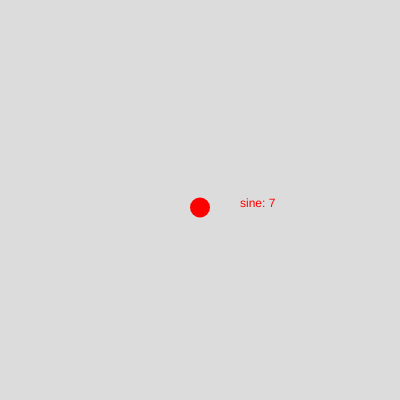
Frame 1 (no input)
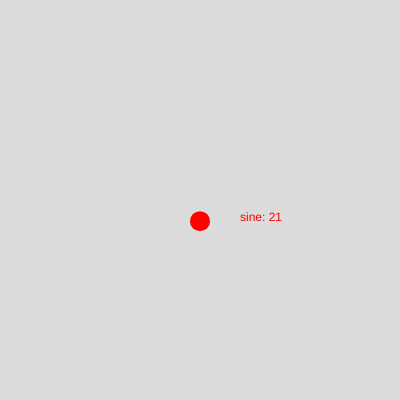
Frame 60 (no input)
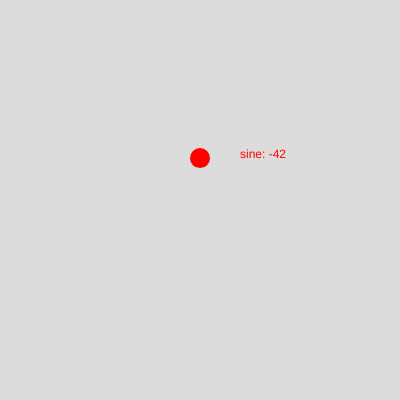
Frame 120 (the mouse pressed at the canvas centre since frame 60)

The p5.js sketch that drew these frames (run headless with seeded random() and noise() and a simulated clock; from frame 60 on, the mouse is pressed at the canvas centre):

// p5.js sketch
// ── sketch.js
function setup() {
  createCanvas(400, 400);
  fill(255);
  noStroke();
}

function draw() {
  background(220);

  let freq = frameCount * 0.05;
  let amp = 150;
  let sinValue = sin(freq) * amp;

  let x = width / 2;
  let y = height / 2 + sinValue;

  fill(255, 0, 0);
  circle(x, y, 20);

  text("sine: " + round(sinValue), x + 40, y);
}
